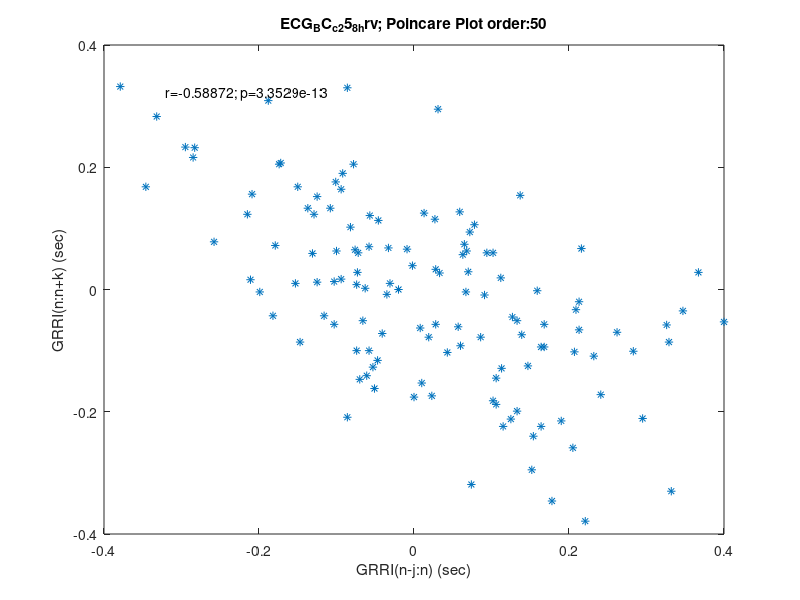
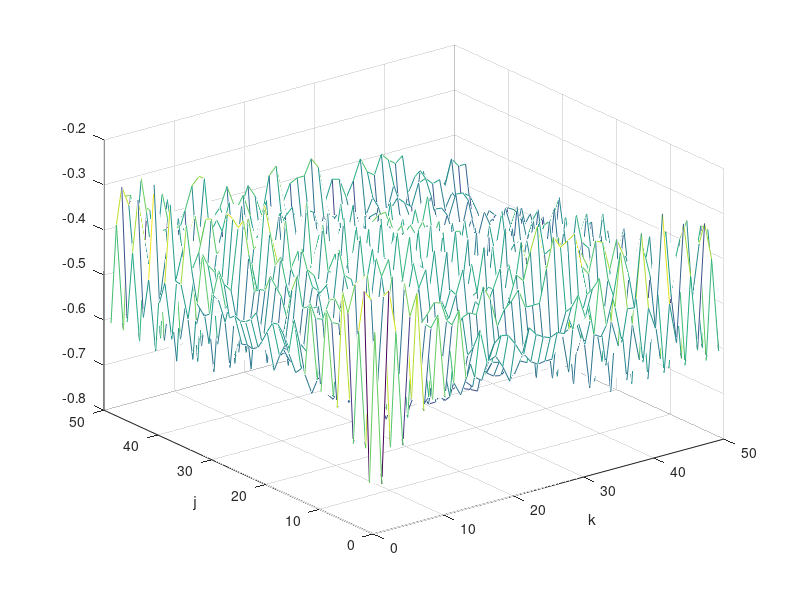
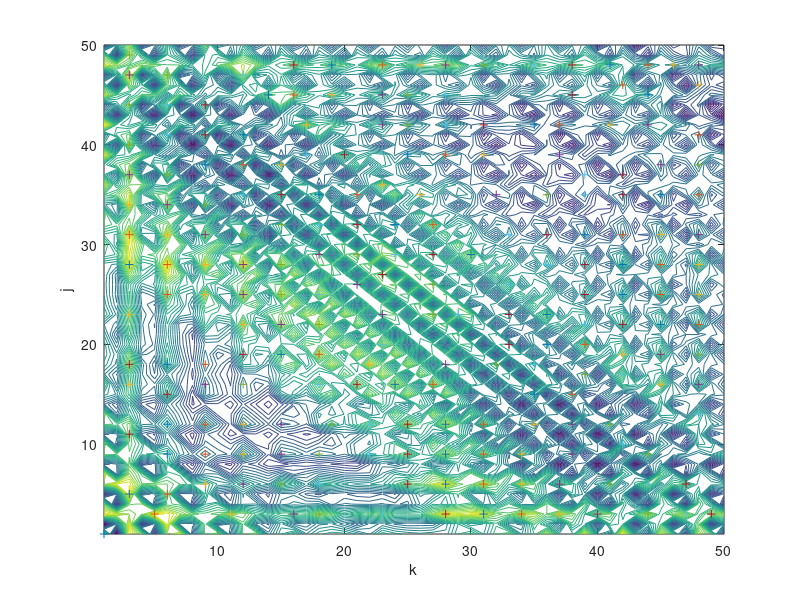

These charts were generated, in order, by the following MATLAB code: (Note: a time limit stopped this script after it produced the figures.)
%gppasym.m - generalized Poincare Plot analysis

%asymmetrical (j=1:jmax; k=1:kmax)
%Pearson coefficients (r) for each index combination (matrix element)
%r matrix asymmetry index
%
clear
close all
rCol=[]
pCol=[];
fnam='ECG_BC_c_25_8_hrv';
kord=50;
step=5;
minOrder=2;


%fnam=input('enter filename with R peak positions:','s');
%eval(['load ' fnam])
%eval(['dsrpo=' fnam ';'])
dsrpo=load('ECG_BC_c_25_8_hrv.txt');
[nrpo nch]=size(dsrpo);

%transpose a horizontal vector into vertical
if nch>1
    dsrpo=dsrpo';
    [nrpo nch]=size(dsrpo);
end

%kord=input('maximal GPP order:');

%kpl=input('plotting of GPP for some index combinations (y/n):','s');
kpl='n'

 
% plord=input('enter minimal, step and maximal order for GPP plotting:');
% plvect=plord(1):plord(2):plord(3);
plvect=minOrder:step:kord;

 nplord=length(plvect);
 if kpl=='y'
 figure
 hold on
 end
isubpl=0;
for iord=1:kord
    %disp(['orderi:' int2str(iord)])
    for jord=1:kord
        %disp(['orderj:' int2str(jord)])
        clear dsint1
        clear dsint2
        for i=iord+1:nrpo-jord
            dsint1(i-iord)=dsrpo(i)-dsrpo(i-iord);
            dsint2(i-iord)=dsrpo(i+jord)-dsrpo(i);
            %[i i-iord]
            %[i+jord i]
            %if i==nrpo-jord
            %pause
            %end
        end
           if kpl=='y'
            for iplord=1:nplord
             for jplord=1:nplord
              if (iord==plvect(iplord))&&(jord==plvect(jplord))
              isubpl=isubpl+1;
              %subplot(nplord,nplord,isubpl),plot(dsint1/iord,dsint2/jord,'.')
              subplot(nplord,nplord,isubpl),plot(dsint1,dsint2,'.')
              title([int2str(iord) ';' int2str(jord)])
              %plot(dsint1,dsint2,'.')
              end
             end
            end
           end
        %pausefnam
        if (iord==kord)&&(jord==kord)
            figure
            %plot(dsrpo(i,1)-dsrpo(i-ired,1),dsrpo(i+jred,1)-dsrpo(i,1),'*')
            plot(dsint1,dsint2,'*')
        end
        [cc p]=corrcoef(dsint1,dsint2);
        rcoef(iord,jord)=cc(1,2);
        if (iord==kord)&&(jord==kord)
            text(0.1,0.9,['r=' num2str(cc(1,2)) '; p=' num2str(p(1,2))],'units','normalized')
            rCol = [rCol;cc(1,2)];
            pCol = [pCol;p(1,2)];
            title([fnam '; Poincare Plot order:' int2str(iord)])
            xlabel('GRRI(n-j:n) (sec)')
            ylabel('GRRI(n:n+k) (sec)')
            hold off
            %pause
        end
    end
end
figure
mesh(rcoef)
%title([fnam])
xlabel('k')
ylabel('j')
figure
contour(rcoef,30)
hold on
%title([fnam])
xlabel('k')
ylabel('j')

%search for local maxima
iord=0;
%initial local maximum first i=1; j=1
if (rcoef(1,2)<rcoef(1,1))&&(rcoef(2,1)<rcoef(1,1))&&(rcoef(2,2)<rcoef(1,1))
    iord=iord+1;
    imax(iord)=1;
    jmax(iord)=1;
end
%search for other local maxima
for i=2:kord-1
    for j=2:kord-1
        if (rcoef(i-1,j)<rcoef(i,j))&&(rcoef(i+1,j)<rcoef(i,j))&&(rcoef(i,j-1)...
                <rcoef(i,j))&&(rcoef(i,j+1)<rcoef(i,j))&&(rcoef(i-1,j-1)<rcoef(i,j))...
                &&(rcoef(i+1,j+1)<rcoef(i,j))&&(rcoef(i-1,j+1)<rcoef(i,j))&&...
                (rcoef(i+1,j-1)<rcoef(i,j))
            iord=iord+1;
            imax(iord)=i;
            jmax(iord)=j;
        end
    end
end

%NAI
sabsa=0;
for j=1:kord
    for k=1:kord
        sabsa=sabsa+abs(rcoef(j,k));
    end
end
mabsa=sabsa/(kord*kord);
sai=0;
ssai=0;
for j=1:kord-1
    for k=j+1:kord
        sai=sai+rcoef(k,j)-rcoef(j,k);
        %pause
    end
end

NAI=sai/((kord*kord)*mabsa)

disp(['      r max positions'])
disp([' '])
disp('      j         k          r')
disp([' '])
for jord=1:iord
    %disp([imax(jred) jmax(jred) rcoef(imax(jred),jmax(jred))])
    maxmat(jord,:)=[imax(jord) jmax(jord) rcoef(imax(jord),jmax(jord))];
end
maxmats=sortrows(maxmat,3);
maxmatss=zeros(iord,3);
for jord=1:iord
    maxmatss(jord,:)=maxmats(iord-jord+1,:);
end

disp(maxmatss)
for jord=1:iord
    plot(jmax(jord),imax(jord),'+')
end
%ksav=input('save the Pearson matrix, local maxima and NAI (y/n):','s');
%  if ksav=='y'
%  fnamout=[fnam 'rmat' int2str(kord)];
%  eval(['save ' fnamout ' rcoef maxmatss nai'])
%  disp(['file saved:' fnamout '.mat'])
%  end
